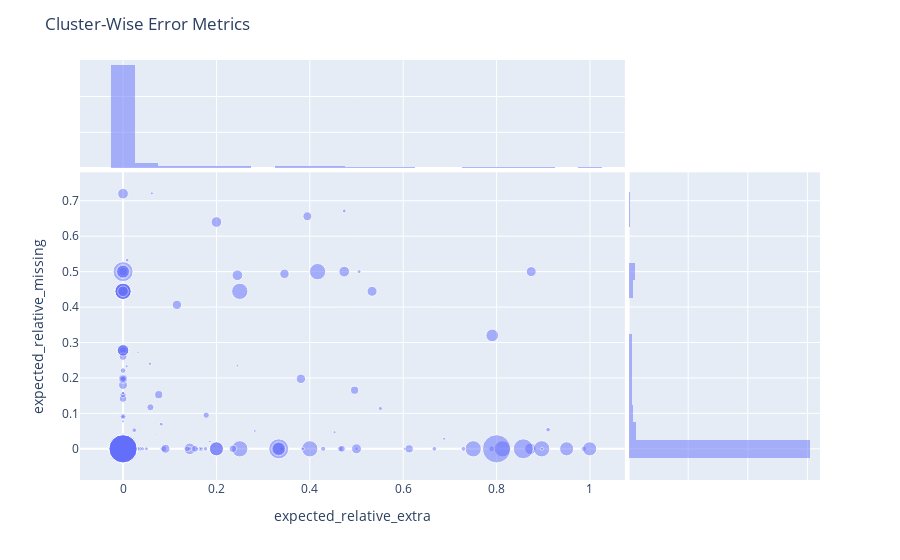

The notebook cell this image was saved under:
### Markdown cell above
## Cluster Error Metrics

### Code cell
from er_evaluation.plots import plot_cluster_errors

weights = 1/reference.value_counts()

plot_cluster_errors(predictions[list(predictions.keys())[0]], reference, weights=weights)

### Figure 1 — Plotly figure (JSON) as saved in the notebook; plotly's stock layout.template omitted (floating-point values rounded to 4 significant figures; data arrays with more than 128 entries replaced by an {"elided": "..."} marker saying what was removed)
{"data": [{"hovertemplate": "expected_relative_extra=%{x}<br>expected_relative_missing=%{y}<br>weight=%{marker.size}<extra></extra>", "legendgroup": "", "marker": {"color": "#636efa", "opacity": 0.5, "size": {"elided": "370 float values"}, "sizemode": "area", "sizeref": 0.0025, "symbol": "circle"}, "mode": "markers", "name": "", "orientation": "v", "showlegend": false, "type": "scatter", "x": {"elided": "370 float values"}, "xaxis": "x", "y": {"elided": "370 float values"}, "yaxis": "y"}, {"alignmentgroup": "True", "bingroup": "x", "hovertemplate": "expected_relative_extra=%{x}<br>count=%{y}<extra></extra>", "legendgroup": "", "marker": {"color": "#636efa"}, "name": "", "offsetgroup": "", "opacity": 0.5, "showlegend": false, "type": "histogram", "x": {"elided": "370 float values"}, "xaxis": "x3", "yaxis": "y3"}, {"alignmentgroup": "True", "bingroup": "y", "hovertemplate": "expected_relative_missing=%{y}<br>count=%{x}<extra></extra>", "legendgroup": "", "marker": {"color": "#636efa"}, "name": "", "offsetgroup": "", "opacity": 0.5, "showlegend": false, "type": "histogram", "xaxis": "x2", "y": {"elided": "370 float values"}, "yaxis": "y2"}], "layout": {"barmode": "overlay", "legend": {"itemsizing": "constant", "tracegroupgap": 0}, "margin": {"t": 60}, "title": {"text": "Cluster-Wise Error Metrics"}, "xaxis": {"anchor": "y", "domain": [0, 0.7363], "title": {"text": "expected_relative_extra"}}, "xaxis2": {"anchor": "y2", "domain": [0.7413, 1], "matches": "x2", "showgrid": true, "showline": false, "showticklabels": false, "ticks": ""}, "xaxis3": {"anchor": "y3", "domain": [0, 0.7363], "matches": "x", "showgrid": true, "showticklabels": false}, "xaxis4": {"anchor": "y4", "domain": [0.7413, 1], "matches": "x2", "showgrid": true, "showline": false, "showticklabels": false, "ticks": ""}, "yaxis": {"anchor": "x", "domain": [0, 0.7326], "title": {"text": "expected_relative_missing"}}, "yaxis2": {"anchor": "x2", "domain": [0, 0.7326], "matches": "y", "showgrid": true, "showticklabels": false}, "yaxis3": {"anchor": "x3", "domain": [0.7426, 1], "matches": "y3", "showgrid": true, "showline": false, "showticklabels": false, "ticks": ""}, "yaxis4": {"anchor": "x4", "domain": [0.7426, 1], "matches": "y3", "showgrid": true, "showline": false, "showticklabels": false, "ticks": ""}}}
